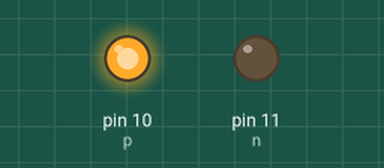
A sketch run on a simulated Arduino Uno, built with avr-gcc and run on an emulated ATmega328P. On the bench: output pins drawn as LEDs (lit = HIGH).

Above: at 0.05 s.
At 3.95 s:
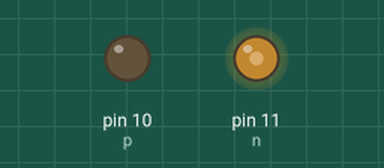
Timing chart, 0 to 5.2 s (numbered marks = the images above):
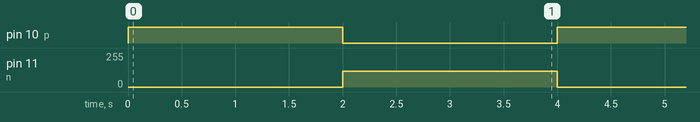

Measured:
- by itself, pin 10 (p): alternates HIGH for 2.0 s and LOW for 2.0 s
- by itself, pin 11 (n): alternates 120/255 for 2.0 s and 0/255 for 2.0 s

The sketch:

motor_speed_direction_control1.ino
```cpp
// Radit Mamnun
// Motor
//Speed & Direction Control

int p=10,n=11;
void setup()
{
  pinMode(p,OUTPUT);
  pinMode(n,OUTPUT);
}

void loop()
{
  analogWrite(p,255);
  analogWrite(n,0);
  delay(2000);
  analogWrite(p,0);
  analogWrite(n,120);
  delay(2000);
}
```
